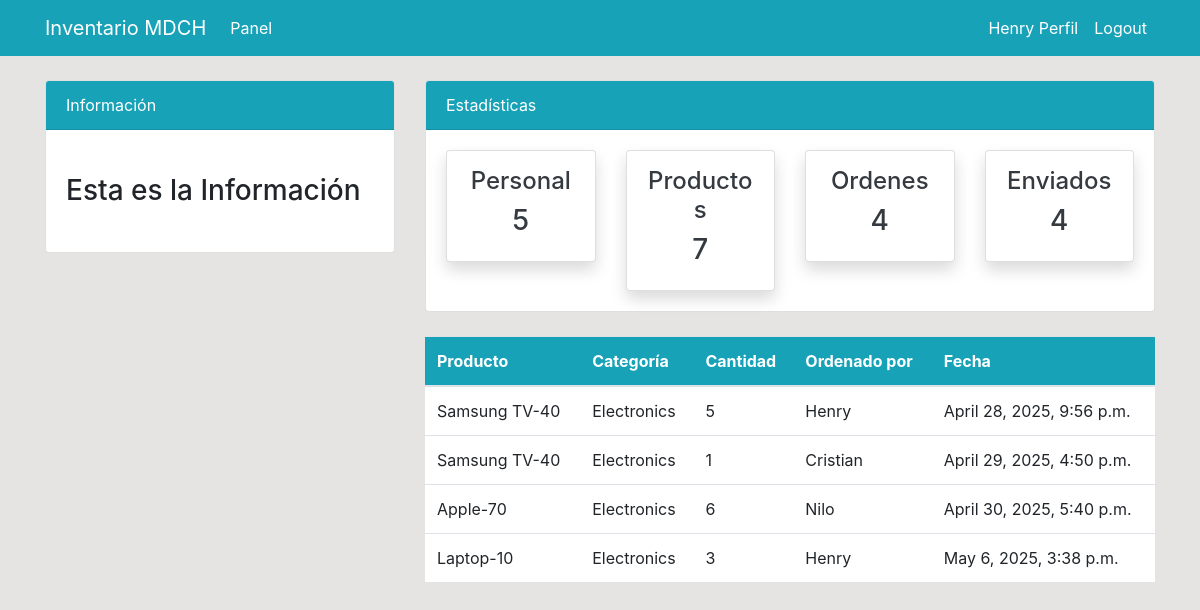
/order/ (signed in), run on the app's committed database.
### dashboard/models.py (models this page shows, shortened)
class Order(models.Model):
    product=models.ForeignKey(Product, on_delete=models.CASCADE, null=True)
    staff=models.ForeignKey(User, models.CASCADE, null=True, blank=True)
    order_quantity=models.PositiveIntegerField(null=True)
    date=models.DateTimeField(auto_now_add=True)
    class   Meta:
        verbose_name_plural= 'Order'

class Product(models.Model):
    name= models.CharField(max_length=100, null=True)
    category=models.CharField(max_length=30, choices=CATEGORY, null=True)
    quantity=models.PositiveIntegerField (null=True)
    class   Meta:
        verbose_name_plural= 'Product'
    def __str__(self):
        return f'{self.name}-{self.quantity}'

### dashboard/views.py (the view)
# urls.py: path('order/', views.order, name='dashboard-order'),
@login_required
def order(request):
    order = Order.objects.all()
    orders_count=order.count()
    workers_count =User.objects.all().count()
    product_count=Product.objects.all().count()
    context = {
        'order': order,
        'workers_count': workers_count,
        'orders_count': orders_count,
        'product_count': product_count,
    }
    return render(request, 'dashboard/order.html', context)

### templates/dashboard/order.html (shortened to what this page needs)
{% extends 'partials/base.html'%}
{% block content%}
{% include 'partials/topnav.html'%}
    <div class="container">
        <div class="row my-4">
            <div class="col-md-4">
            </div>
            <div class="col-md-8">
                <table class="table bg-white">
                    <thead class="bg-info">
                        <tr class="text-white">
                            <th scope="col">Producto</th>
                            <th scope="col">Categoría</th>
                            <th scope="col">Cantidad</th>
                            <th scope="col">Ordenado por</th>
                            <th scope="col">Fecha</th>
                        </tr>
                    </thead>
                    <tbody>
                        {% for order in order %}
                        <tr>
                            <td>{{ order.product }}</td>
                            <td>{{ order.product.category }}</td>
                            <td>{{ order.order_quantity }}</td>
                            <td>{{ order.staff.username }}</td>
                            <td>{{ order.date }}</td>
                        </tr>
                        {% endfor%}
                    </tbody>
                </table>
            </div>
        </div>
    </div>
{% endblock%}

### templates/partials/nav.html (shortened to what this page needs)
<nav class="navbar navbar-expand-lg navbar-info bg-info">
    <div class="container">
        {% if user.is_authenticated %}
        <a class="navbar-brand text-white" href="{% url 'dashboard-index' %}">Inventario MDCH</a>
        <div class="collapse navbar-collapse" id="navbarSupportedContent">
            <ul class="navbar-nav mr-auto">
                <li class="nav-item active">
                    <a class="nav-link text-white" href="{% url 'dashboard-index' %}">Panel </a>
                </li>
            </ul>
            <ul class="navbar-nav ml-auto">
                <li class="nav-item active">
                    <a class="nav-link text-white" href="{% url 'user-profile' %}">{{ selected_staff_username|default:user.username }} Perfil
                        <span class="sr-only">(current)</span></a>
                </li>
                <li class="nav-item">
                    <form action="{% url 'user-logout' %}" method="POST" style="display:inline;">
                        <button type="submit" class="btn btn-link nav-link text-white" style="border: none; background: none;">Logout</button>
                    </form>
                </li>
            </ul>
        </div>
        {% endif %}
    </div>
</nav>

### static/style.css (style rules this page uses)
body { background: rgb(230, 227, 227); }
.navbar-nav li { list-style: none; margin: 0; }

### data on the page
Order: product "Samsung TV-40", product.category "Electronics", order_quantity "5", staff.username "Henry", date "April 28, 2025, 9:56 p.m."
Order: product "Samsung TV-40", product.category "Electronics", order_quantity "1", staff.username "Cristian", date "April 29, 2025, 4:50 p.m."
Order: product "Apple-70", product.category "Electronics", order_quantity "6", staff.username "Nilo", date "April 30, 2025, 5:40 p.m."
Order: product "Laptop-10", product.category "Electronics", order_quantity "3", staff.username "Henry", date "May 6, 2025, 3:38 p.m."

### other printed values
{{ selected_staff_username|default:user.username }} "Henry"
{{ workers_count }} "5"
{{ product_count }} "7"
{{ orders_count }} "4"
